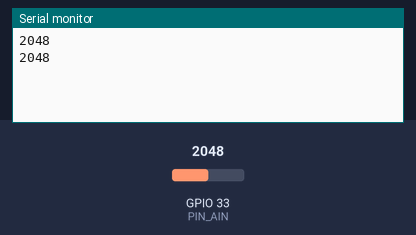
The sketch below on a simulated ESP32. On the bench: the last lines printed to the serial monitor. The inputs (shaded band) are chosen by the test bench; at power-on: GPIO 33 (PIN_AIN) = 2048.

Above: at 3.8 s.
3.9 s: GPIO 33 (PIN_AIN) set to 2866
At 6.3 s:
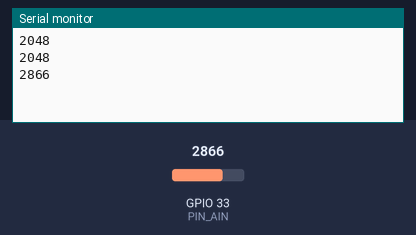
7.8 s: GPIO 33 (PIN_AIN) set to 3603
At 9.8 s:
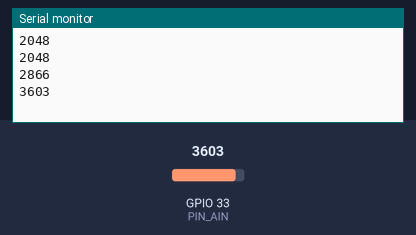
Timing chart, 0 to 11.3 s (numbered marks = the images above; inputs shaded):
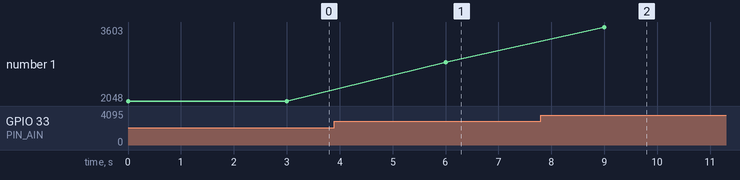

Measured:
- after the input at 3.9 s, the serial monitor: prints a new line after 2.1 s (image 1)
- after the input at 7.8 s, the serial monitor: prints a new line after 1.2 s (image 2)
- plotted number 1: 2048 → 2866 after the input at 3.9 s, 2866 → 3603 after the input at 7.8 s

The sketch:

esp32_04_adc.ino
```cpp
// (licence header left out)
#define PIN_AIN 33                      // アナログ入力 IO 33をADC入力として使用

void setup() {                          // 起動時に一度だけ実行される関数
    pinMode(PIN_AIN,INPUT);             // アナログ入力端子の設定
    Serial.begin(115200);               // シリアル通信速度を115200bpsに設定する
}

void loop() {                           // setup実行後に繰り返し実行される関数
    int adc;                            // AD変換値保存用の整数型変数adcを定義

    adc=analogRead(PIN_AIN);            // IO 33の電圧に応じたアナログ値を取得
    Serial.println(adc);                // 変数adcの値をシリアル出力表示
    delay(3000);                        // 3秒間(3000ms)の待ち時間処理
}
```
